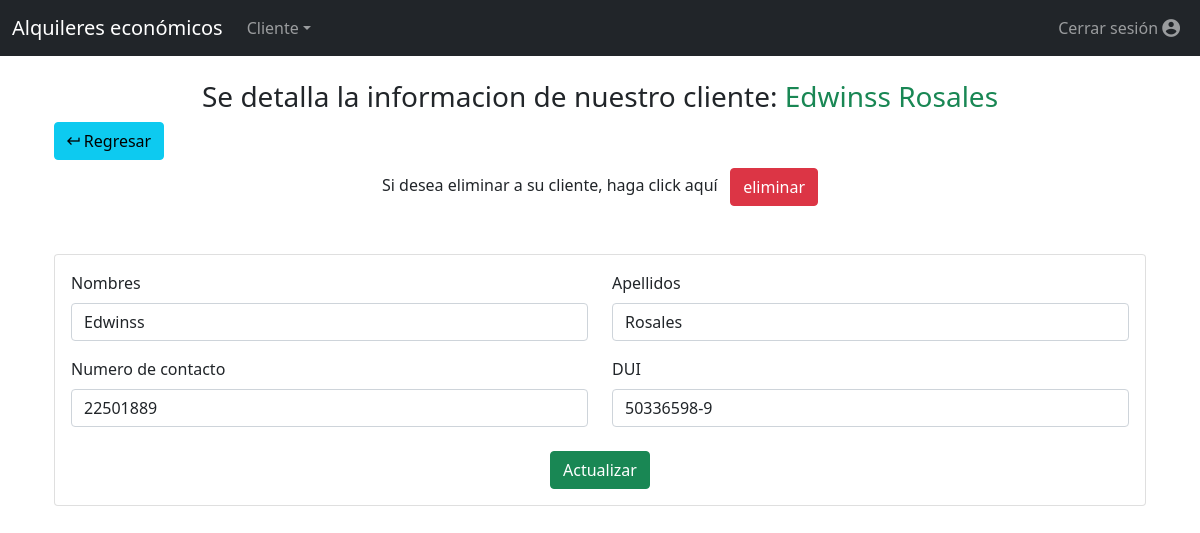
Screenshot of /index.php?page=detalles-cliente&code=1 (signed in) with the database file from the repository.
### tables this page shows
CREATE TABLE `clientes` (
  `cliente_id` int(11) NOT NULL,
  `nombres` varchar(50) NOT NULL,
  `apellidos` varchar(50) NOT NULL,
  `dui` varchar(10) NOT NULL,
  `telefono` int(11) NOT NULL,
  `fecha_registro` timestamp NOT NULL DEFAULT current_timestamp()
);

### core/connect.php (called while the page is built, shortened)
<?php
    class Connect
    {
        protected static function connection()
        {
            try {
                $pdo = new PDO(DBMS, USER, PASSWORD);
                $pdo->setAttribute(PDO::ATTR_ERRMODE, PDO::ERRMODE_EXCEPTION);
                $pdo->exec(COLLATION);
            } catch (PDOException $ex) {
                die($ex->getMessage());
            }
            return $pdo;
        }
    }
?>

### core/client.php (called while the page is built, shortened)
<?php
require_once 'connect.php';
class Client extends Connect
{
    private $pdo;
    function __construct()
    {
        $this->pdo = Connect::connection();
    }
    public function getCliente($id)
    {
        try {
            $sql = "SELECT * FROM clientes WHERE cliente_id = :cliente";
            $stm = $this->pdo->prepare($sql);
            $stm->bindParam(":cliente", $id);
            $stm->execute();
            $result = $stm->fetch(PDO::FETCH_ASSOC);
            return $result;
        } catch (Exception $e) {
            die($e->getMessage());
        }
    }
}
$client = new Client();

### views/detalles-cliente.php (the view, shortened to what this page needs)
<?php
require_once 'core/client.php';
$response = $client->getCliente(intval($_GET['code']));
?>
<div class="container-fluid">
    <div class="text-center">
        <h3>Se detalla la informacion de nuestro cliente: <span class="text-success"><?php echo $response['nombres'] . " " . $response['apellidos'] ?></span></h3>
    </div>
    <div class="mb-2">
        <a href="index.php" class="btn btn-info"><i class="zmdi zmdi-long-arrow-return"></i>&nbsp;Regresar</a>
    </div>
    <div class="container-fluid">
        <div class="text-center">
            <form action="../core/client.php" method="POST">
                <p class="d-inline">Si desea eliminar a su cliente, haga click aquí</p>&nbsp;&nbsp;&nbsp;<input type="submit" class="btn btn-danger" value="eliminar">
            </form>
        </div>
    </div>
    <div class="row">
        <div class="col-12 justify-content-center align-items-center d-flex">
            <div class="col-12 mt-5">
                <div class="card">
                    <div class="card-body">
                        <form method="POST" autocomplete="off" action="../core/client.php">
                            <div class="mb-3">
                                <div class="row">
                                    <div class="col-lg-6 col-md-6 col-sm-12 col-xs-12">
                                        <label for="nombres" class="form-label">Nombres</label>
                                        <input type="text" class="form-control" id="nombre" name="nombre" placeholder="Nombres" value="<?php echo $response['nombres']; ?>" pattern="^[a-zA-Z\s]+$" title="Solo se acepta letras" required autocomplete="nope">
                                    </div>
                                    <div class="col-lg-6 col-md-6 col-sm-12 col-xs-12">
                                        <label for="apellidos" class="form-label">Apellidos</label>
                                        <input type="text" class="form-control" id="apellido" name="apellido" placeholder="Apellidos" value="<?php echo $response['apellidos']; ?>" pattern="^[a-zA-Z\s]+$" title="Solo se acepta letras" required autocomplete="nope">
                                    </div>
                                </div>
                            </div>
                            <div class="mb-4">
                                <div class="row">
                                    <div class="col-lg-6 col-md-6 col-sm-12 col-xs-12">
                                        <label for="numContacto" class="form-label">Numero de contacto</label>
                                        <input type="text" class="form-control" value="<?php echo $response['telefono']; ?>" id="contacto" name="telefono" placeholder="0000-0000" required autocomplete="nope">
                                    </div>
                                    <div class="col-lg-6 col-md-6 col-sm-12 col-xs-12">
                                        <label for="dui" class="form-label">DUI</label>
                                        <input type="text" class="form-control" value="<?php echo $response['dui'] ?>" id="dui" name="dui" placeholder="00000000-0" required autocomplete="nope">
                                    </div>
                                </div>
                            </div>
                            <div class="text-center">
                                <button type="submit" class="btn btn-success">Actualizar</button>
                            </div>
                        </form>
                    </div>
                </div>
            </div>
        </div>
    </div>
</div>
</div>

### rows the page displays
clientes: nombres "Edwinss", apellidos "Rosales", nombre "Edwinss", apellido "Rosales", telefono "22501889", dui "50336598-9"
